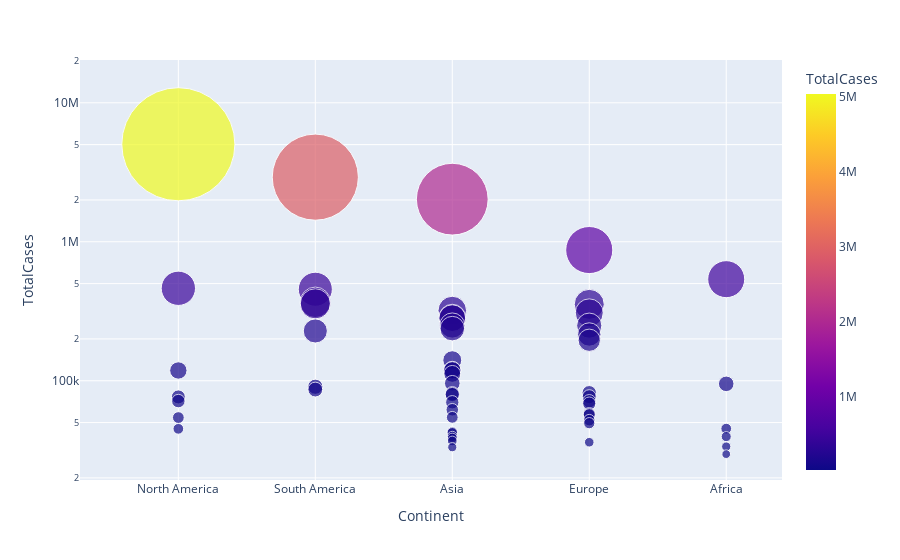

The notebook cell saved with this chart:
### Code cell
px.scatter(dataset1.head(57), x='Continent',y='TotalCases',  
           hover_data=['Country/Region', 'Continent'],  
           color='TotalCases', size='TotalCases', size_max=80, log_y=True)

### Figure 1 — Plotly figure (JSON) as saved in the notebook; plotly's stock layout.template omitted (floating-point values rounded to 4 significant figures)
{"data": [{"customdata": [["USA"], ["Brazil"], ["India"], ["Russia"], ["South Africa"], ["Mexico"], ["Peru"], ["Chile"], ["Colombia"], ["Spain"], ["Iran"], ["UK"], ["Saudi Arabia"], ["Pakistan"], ["Bangladesh"], ["Italy"], ["Turkey"], ["Argentina"], ["Germany"], ["France"], ["Iraq"], ["Philippines"], ["Indonesia"], ["Canada"], ["Qatar"], ["Kazakhstan"], ["Egypt"], ["Ecuador"], ["Bolivia"], ["Sweden"], ["Oman"], ["Israel"], ["Ukraine"], ["Dominican Republic"], ["Panama"], ["Belgium"], ["Kuwait"], ["Belarus"], ["UAE"], ["Romania"], ["Netherlands"], ["Singapore"], ["Guatemala"], ["Portugal"], ["Poland"], ["Nigeria"], ["Honduras"], ["Bahrain"], ["Japan"], ["Armenia"], ["Ghana"], ["Kyrgyzstan"], ["Afghanistan"], ["Switzerland"], ["Algeria"], ["Azerbaijan"], ["Morocco"]], "hovertemplate": "Continent=%{x}<br>TotalCases=%{marker.color}<br>Country/Region=%{customdata[0]}<extra></extra>", "legendgroup": "", "marker": {"color": [5032179, 2917562, 2025409, 871894, 538184, 462690, 455409, 366671, 357710, 354530, 320117, 308134, 284226, 281863, 249651, 249204, 237265, 228195, 215210, 195633, 140603, 119460, 118753, 118561, 112092, 95942, 95006, 90537, 86423, 81967, 80713, 79559, 76808, 76536, 71418, 71158, 70045, 68503, 61845, 57895, 56982, 54555, 54339, 52061, 49515, 45244, 45098, 42889, 42263, 39819, 39642, 38659, 36896, 36108, 33626, 33247, 29644], "coloraxis": "coloraxis", "size": [5032179, 2917562, 2025409, 871894, 538184, 462690, 455409, 366671, 357710, 354530, 320117, 308134, 284226, 281863, 249651, 249204, 237265, 228195, 215210, 195633, 140603, 119460, 118753, 118561, 112092, 95942, 95006, 90537, 86423, 81967, 80713, 79559, 76808, 76536, 71418, 71158, 70045, 68503, 61845, 57895, 56982, 54555, 54339, 52061, 49515, 45244, 45098, 42889, 42263, 39819, 39642, 38659, 36896, 36108, 33626, 33247, 29644], "sizemode": "area", "sizeref": 786.3, "symbol": "circle"}, "mode": "markers", "name": "", "orientation": "v", "showlegend": false, "type": "scatter", "x": ["North America", "South America", "Asia", "Europe", "Africa", "North America", "South America", "South America", "South America", "Europe", "Asia", "Europe", "Asia", "Asia", "Asia", "Europe", "Asia", "South America", "Europe", "Europe", "Asia", "Asia", "Asia", "North America", "Asia", "Asia", "Africa", "South America", "South America", "Europe", "Asia", "Asia", "Europe", "North America", "North America", "Europe", "Asia", "Europe", "Asia", "Europe", "Europe", "Asia", "North America", "Europe", "Europe", "Africa", "North America", "Asia", "Asia", "Asia", "Africa", "Asia", "Asia", "Europe", "Africa", "Asia", "Africa"], "xaxis": "x", "y": [5032179, 2917562, 2025409, 871894, 538184, 462690, 455409, 366671, 357710, 354530, 320117, 308134, 284226, 281863, 249651, 249204, 237265, 228195, 215210, 195633, 140603, 119460, 118753, 118561, 112092, 95942, 95006, 90537, 86423, 81967, 80713, 79559, 76808, 76536, 71418, 71158, 70045, 68503, 61845, 57895, 56982, 54555, 54339, 52061, 49515, 45244, 45098, 42889, 42263, 39819, 39642, 38659, 36896, 36108, 33626, 33247, 29644], "yaxis": "y"}], "layout": {"coloraxis": {"colorbar": {"title": {"text": "TotalCases"}}, "colorscale": [[0, "#0d0887"], [0.1111, "#46039f"], [0.2222, "#7201a8"], [0.3333, "#9c179e"], [0.4444, "#bd3786"], [0.5556, "#d8576b"], [0.6667, "#ed7953"], [0.7778, "#fb9f3a"], [0.8889, "#fdca26"], [1, "#f0f921"]]}, "legend": {"itemsizing": "constant", "tracegroupgap": 0}, "margin": {"t": 60}, "xaxis": {"anchor": "y", "domain": [0, 1], "title": {"text": "Continent"}}, "yaxis": {"anchor": "x", "domain": [0, 1], "title": {"text": "TotalCases"}, "type": "log"}}}
